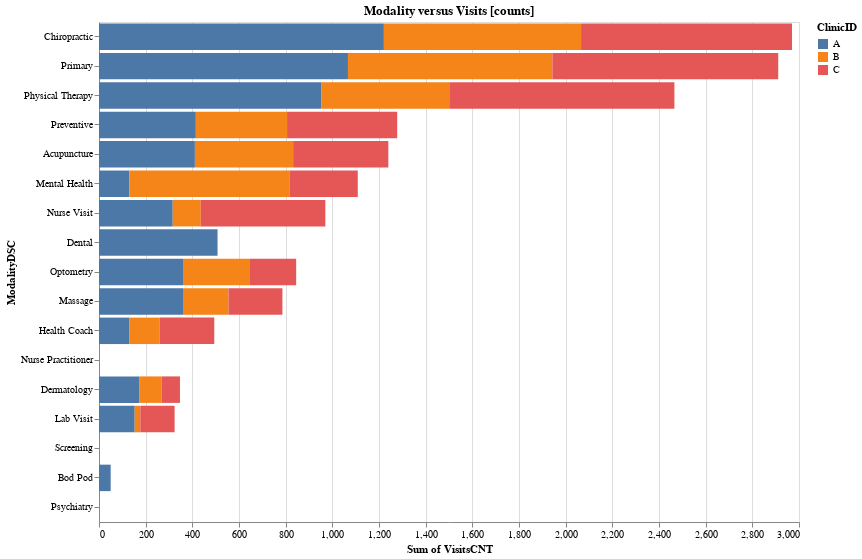

Notebook source saved alongside this figure:
### Code cell
visits = (
    alt.Chart(df_modality_group)
    .mark_bar()
    .encode(
        x="sum(VisitsCNT):Q",
        y=alt.Y("ModalityDSC:N", sort="-x"),
        color="ClinicID:N",
        tooltip=["ClinicID", "sum(VisitsCNT):Q"],
    )
    .properties(width=700, height=500, title='Modality versus Visits [counts]',)
)
visits

### Figure 1 — Vega-Lite specification as saved in the notebook (floating-point values rounded to 4 significant figures)
{"config": {"view": {"continuousWidth": 400, "continuousHeight": 300}}, "data": {"name": "data-dfa2eaacb4b1e1e3e6c9f88cd405679b"}, "mark": "bar", "encoding": {"color": {"type": "nominal", "field": "ClinicID"}, "tooltip": [{"type": "nominal", "field": "ClinicID"}, {"type": "quantitative", "aggregate": "sum", "field": "VisitsCNT"}], "x": {"type": "quantitative", "aggregate": "sum", "field": "VisitsCNT"}, "y": {"type": "nominal", "field": "ModalityDSC", "sort": "-x"}}, "height": 500, "title": "Modality versus Visits [counts]", "width": 700, "$schema": "https://vega.github.io/schema/vega-lite/v4.0.0.json", "datasets": {"data-dfa2eaacb4b1e1e3e6c9f88cd405679b": [{"ModalityDSC": "Acupuncture", "ClinicID": "A", "VisitsCNT": 411.0}, {"ModalityDSC": "Acupuncture", "ClinicID": "B", "VisitsCNT": 421.0}, {"ModalityDSC": "Acupuncture", "ClinicID": "C", "VisitsCNT": 408.0}, {"ModalityDSC": "Bod Pod", "ClinicID": "A", "VisitsCNT": 50.0}, {"ModalityDSC": "Bod Pod", "ClinicID": "B", "VisitsCNT": null}, {"ModalityDSC": "Bod Pod", "ClinicID": "C", "VisitsCNT": 15.0}, {"ModalityDSC": "Chiropractic", "ClinicID": "A", "VisitsCNT": 1221.0}, {"ModalityDSC": "Chiropractic", "ClinicID": "B", "VisitsCNT": 845.0}, {"ModalityDSC": "Chiropractic", "ClinicID": "C", "VisitsCNT": 904.0}, {"ModalityDSC": "Dental", "ClinicID": "A", "VisitsCNT": 508.0}, {"ModalityDSC": "Dental", "ClinicID": "B", "VisitsCNT": null}, {"ModalityDSC": "Dental", "ClinicID": "C", "VisitsCNT": 382.0}, {"ModalityDSC": "Dermatology", "ClinicID": "A", "VisitsCNT": 172.0}, {"ModalityDSC": "Dermatology", "ClinicID": "B", "VisitsCNT": 97.0}, {"ModalityDSC": "Dermatology", "ClinicID": "C", "VisitsCNT": 78.0}, {"ModalityDSC": "Health Coach", "ClinicID": "A", "VisitsCNT": 131.0}, {"ModalityDSC": "Health Coach", "ClinicID": "B", "VisitsCNT": 129.0}, {"ModalityDSC": "Health Coach", "ClinicID": "C", "VisitsCNT": 234.0}, {"ModalityDSC": "Lab Visit", "ClinicID": "A", "VisitsCNT": 153.0}, {"ModalityDSC": "Lab Visit", "ClinicID": "B", "VisitsCNT": 24.0}, {"ModalityDSC": "Lab Visit", "ClinicID": "C", "VisitsCNT": 147.0}, {"ModalityDSC": "Massage", "ClinicID": "A", "VisitsCNT": 360.0}, {"ModalityDSC": "Massage", "ClinicID": "B", "VisitsCNT": 195.0}, {"ModalityDSC": "Massage", "ClinicID": "C", "VisitsCNT": 231.0}, {"ModalityDSC": "Mental Health", "ClinicID": "A", "VisitsCNT": 130.0}, {"ModalityDSC": "Mental Health", "ClinicID": "B", "VisitsCNT": 686.0}, {"ModalityDSC": "Mental Health", "ClinicID": "C", "VisitsCNT": 293.0}, {"ModalityDSC": "Nurse Practitioner", "ClinicID": "A", "VisitsCNT": null}, {"ModalityDSC": "Nurse Practitioner", "ClinicID": "B", "VisitsCNT": 71.0}, {"ModalityDSC": "Nurse Practitioner", "ClinicID": "C", "VisitsCNT": 296.0}, {"ModalityDSC": "Nurse Visit", "ClinicID": "A", "VisitsCNT": 316.0}, {"ModalityDSC": "Nurse Visit", "ClinicID": "B", "VisitsCNT": 120.0}, {"ModalityDSC": "Nurse Visit", "ClinicID": "C", "VisitsCNT": 534.0}, {"ModalityDSC": "Optometry", "ClinicID": "A", "VisitsCNT": 360.0}, {"ModalityDSC": "Optometry", "ClinicID": "B", "VisitsCNT": 284.0}, {"ModalityDSC": "Optometry", "ClinicID": "C", "VisitsCNT": 201.0}, {"ModalityDSC": "Physical Therapy", "ClinicID": "A", "VisitsCNT": 952.0}, {"ModalityDSC": "Physical Therapy", "ClinicID": "B", "VisitsCNT": 549.0}, {"ModalityDSC": "Physical Therapy", "ClinicID": "C", "VisitsCNT": 965.0}, {"ModalityDSC": "Preventive", "ClinicID": "A", "VisitsCNT": 415.0}, {"ModalityDSC": "Preventive", "ClinicID": "B", "VisitsCNT": 391.0}, {"ModalityDSC": "Preventive", "ClinicID": "C", "VisitsCNT": 472.0}, {"ModalityDSC": "Primary", "ClinicID": "A", "VisitsCNT": 1067.0}, {"ModalityDSC": "Primary", "ClinicID": "B", "VisitsCNT": 876.0}, {"ModalityDSC": "Primary", "ClinicID": "C", "VisitsCNT": 968.0}, {"ModalityDSC": "Psychiatry", "ClinicID": "A", "VisitsCNT": null}, {"ModalityDSC": "Psychiatry", "ClinicID": "B", "VisitsCNT": 37.0}, {"ModalityDSC": "Psychiatry", "ClinicID": "C", "VisitsCNT": 4.0}, {"ModalityDSC": "Screening", "ClinicID": "A", "VisitsCNT": null}, {"ModalityDSC": "Screening", "ClinicID": "B", "VisitsCNT": 97.0}, {"ModalityDSC": "Screening", "ClinicID": "C", "VisitsCNT": 67.0}]}}
